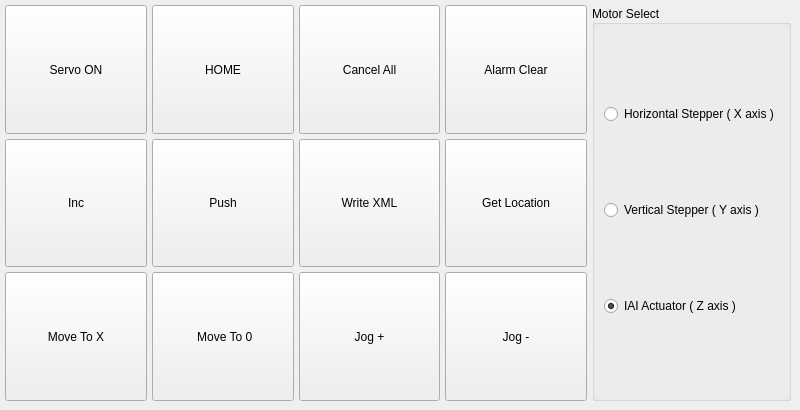
      <widget class="QWidget" name="tabActions">
       <attribute name="title">
        <string>Actions</string>
       </attribute>
       <widget class="QWidget" name="layoutWidget">
        <property name="geometry">
         <rect>
          <x>5</x>
          <y>5</y>
          <width>786</width>
          <height>396</height>
         </rect>
        </property>
        <layout class="QGridLayout" name="gridLayout">
         <property name="spacing">
          <number>5</number>
         </property>
         <item row="3" column="3">
          <widget class="QPushButton" name="btnJogPos">
           <property name="sizePolicy">
            <sizepolicy hsizetype="Preferred" vsizetype="Preferred">
             <horstretch>0</horstretch>
             <verstretch>0</verstretch>
            </sizepolicy>
           </property>
           <property name="text">
            <string>Jog +</string>
           </property>
          </widget>
         </item>
         <item row="3" column="1">
          <widget class="QPushButton" name="btnMoveToSelect">
           <property name="sizePolicy">
            <sizepolicy hsizetype="Preferred" vsizetype="Preferred">
             <horstretch>0</horstretch>
             <verstretch>0</verstretch>
            </sizepolicy>
           </property>
           <property name="text">
            <string>Move To X</string>
           </property>
          </widget>
         </item>
         <item row="1" column="2">
          <widget class="QPushButton" name="btnHOME">
           <property name="sizePolicy">
            <sizepolicy hsizetype="Preferred" vsizetype="Preferred">
             <horstretch>0</horstretch>
             <verstretch>0</verstretch>
            </sizepolicy>
           </property>
           <property name="text">
            <string>HOME</string>
           </property>
          </widget>
         </item>
         <item row="1" column="1">
          <widget class="QPushButton" name="btnServo">
           <property name="sizePolicy">
            <sizepolicy hsizetype="Preferred" vsizetype="Preferred">
             <horstretch>0</horstretch>
             <verstretch>0</verstretch>
            </sizepolicy>
           </property>
           <property name="text">
            <string>Servo ON</string>
           </property>
           <property name="checkable">
            <bool>true</bool>
           </property>
          </widget>
         </item>
         <item row="3" column="5">
          <widget class="QPushButton" name="btnJogNeg">
           <property name="sizePolicy">
            <sizepolicy hsizetype="Preferred" vsizetype="Preferred">
             <horstretch>0</horstretch>
             <verstretch>0</verstretch>
            </sizepolicy>
           </property>
           <property name="text">
            <string>Jog -</string>
           </property>
          </widget>
         </item>
         <item row="1" column="7" rowspan="3">
          <widget class="QGroupBox" name="groupBox">
           <property name="title">
            <string>Motor Select</string>
           </property>
           <property name="alignment">
            <set>Qt::AlignLeading|Qt::AlignLeft|Qt::AlignVCenter</set>
           </property>
           <property name="flat">
            <bool>true</bool>
           </property>
           <layout class="QGridLayout" name="gridLayout_7">
            <item row="1" column="0">
             <widget class="QRadioButton" name="rbtnStepper1">
              <property name="text">
               <string>Horizontal Stepper ( X axis )</string>
              </property>
             </widget>
            </item>
            <item row="3" column="0">
             <widget class="QRadioButton" name="rbtnStepper2">
              <property name="text">
               <string>Vertical Stepper ( Y axis )</string>
              </property>
             </widget>
            </item>
            <item row="4" column="0">
             <widget class="QRadioButton" name="rbtnIAI">
              <property name="text">
               <string>IAI Actuator ( Z axis )</string>
              </property>
              <property name="checked">
               <bool>true</bool>
              </property>
             </widget>
            </item>
           </layout>
          </widget>
         </item>
         <item row="1" column="3">
          <widget class="QPushButton" name="btnCancel">
           <property name="sizePolicy">
            <sizepolicy hsizetype="Preferred" vsizetype="Preferred">
             <horstretch>0</horstretch>
             <verstretch>0</verstretch>
            </sizepolicy>
           </property>
           <property name="text">
            <string>Cancel All</string>
           </property>
          </widget>
         </item>
         <item row="3" column="2">
          <widget class="QPushButton" name="btnMoveTo">
           <property name="sizePolicy">
            <sizepolicy hsizetype="Preferred" vsizetype="Preferred">
             <horstretch>0</horstretch>
             <verstretch>0</verstretch>
            </sizepolicy>
           </property>
           <property name="text">
            <string> Move To 0</string>
           </property>
          </widget>
         </item>
         <item row="2" column="5">
          <widget class="QPushButton" name="btnLocation">
           <property name="sizePolicy">
            <sizepolicy hsizetype="Preferred" vsizetype="Preferred">
             <horstretch>0</horstretch>
             <verstretch>0</verstretch>
            </sizepolicy>
           </property>
           <property name="text">
            <string>Get Location</string>
           </property>
          </widget>
         </item>
         <item row="1" column="5">
          <widget class="QPushButton" name="btnAlarmClr">
           <property name="sizePolicy">
            <sizepolicy hsizetype="Preferred" vsizetype="Preferred">
             <horstretch>0</horstretch>
             <verstretch>0</verstretch>
            </sizepolicy>
           </property>
           <property name="styleSheet">
            <string notr="true"/>
           </property>
           <property name="text">
            <string>Alarm Clear</string>
           </property>
          </widget>
         </item>
         <item row="2" column="1">
          <widget class="QPushButton" name="btnInc">
           <property name="sizePolicy">
            <sizepolicy hsizetype="Preferred" vsizetype="Preferred">
             <horstretch>0</horstretch>
             <verstretch>0</verstretch>
            </sizepolicy>
           </property>
           <property name="text">
            <string>Inc</string>
           </property>
          </widget>
         </item>
         <item row="2" column="2">
          <widget class="QPushButton" name="btnPush">
           <property name="sizePolicy">
            <sizepolicy hsizetype="Preferred" vsizetype="Preferred">
             <horstretch>0</horstretch>
             <verstretch>0</verstretch>
            </sizepolicy>
           </property>
           <property name="text">
            <string>Push</string>
           </property>
          </widget>
         </item>
         <item row="2" column="3">
          <widget class="QPushButton" name="btnWriteXml">
           <property name="sizePolicy">
            <sizepolicy hsizetype="Preferred" vsizetype="Preferred">
             <horstretch>0</horstretch>
             <verstretch>0</verstretch>
            </sizepolicy>
           </property>
           <property name="text">
            <string>Write XML</string>
           </property>
          </widget>
         </item>
        </layout>
       </widget>
      </widget>
